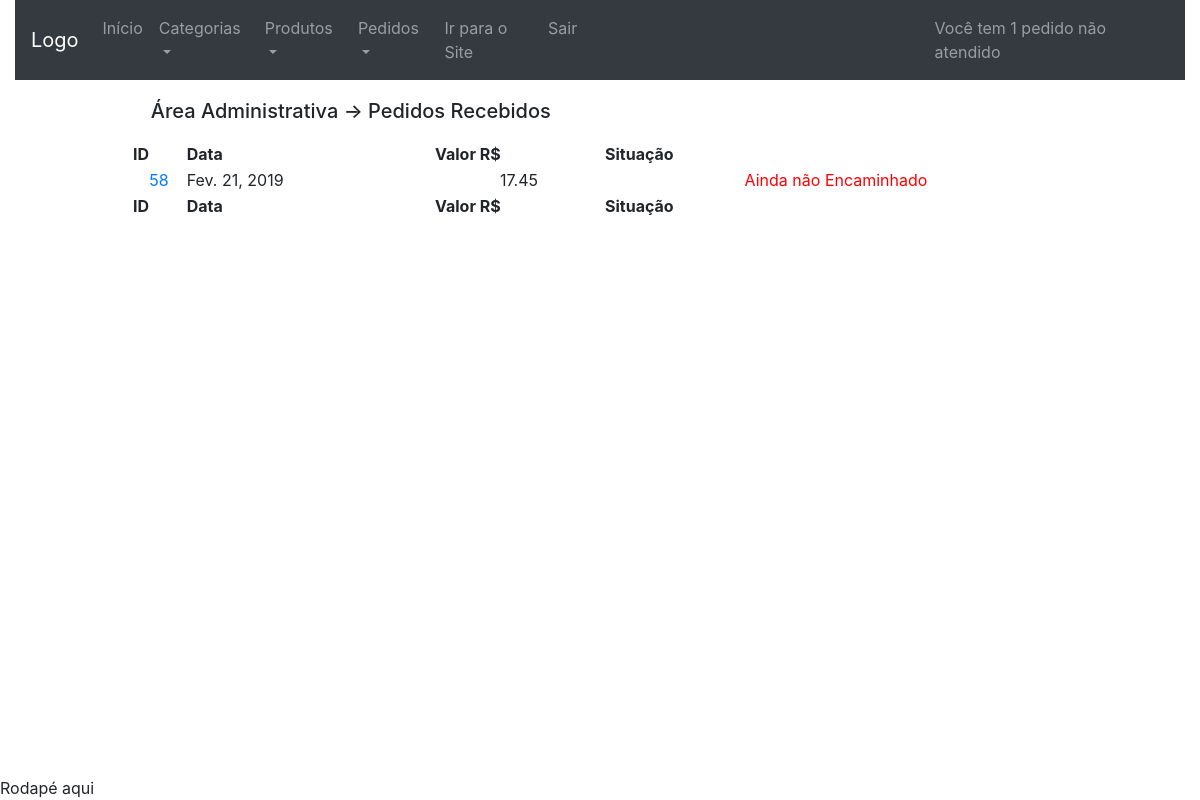
The app's page /area_administrativa/ (signed in) with its own data.
### checkout/models.py (models this page shows, shortened)
class Order(models.Model):
	date = models.DateField(default=date.today, editable=False)
	value = models.DecimalField('Valor R$', max_digits=10,
		decimal_places=2, default=0)
	user = models.ForeignKey(User, on_delete=models.CASCADE,
		null=True, blank=True)
	delivery_address_is_the_same = models.BooleanField(
		verbose_name='Entregar no endereço cadastrado',
		default=True,
		blank=True)
	logradouro = models.CharField('Rua/Avenida', max_length=100,
		null=True, blank=True, default='')
	numero = models.CharField('Número', max_length=100,
		null=True, blank=True, default='')
	cep = models.CharField('CEP', max_length=10, null=True,
		blank=True, default='')
	complemento = models.CharField('Complamento', max_length=100,
		null=True, blank=True, default='')
	bairro = models.CharField('Bairro', max_length=100, null=True,
		blank=True, default='')
	cidade = models.CharField('Cidade', max_length=100, null=True,
		blank=True, default='')
	estado = models.CharField('Estado', max_length=100, null=True,
		blank=True, default='')
	transaction_id = models.CharField('ID da transação', max_length=100,
		null=True, blank=True)
	status_order = models.CharField('Status do Pedido', max_length=10,
		choices=STATUS_ORDER, default='A')
	status_pg = models.CharField('Status PagSeguro', max_length=10,
		choices=STATUS_PAGSEGURO, null=True, blank=True)
	sended = models.BooleanField(
		verbose_name='Enviado',
		default=False,
		blank=True)
	forwarded = models.BooleanField(
		verbose_name='Encaminhado',
		default=False,
		blank=True)
	money = models.DecimalField('Dinheiro R$', max_digits=10,
		decimal_places=2, default=0)
	class Meta:
		verbose_name = 'Pedido'
		verbose_name_plural = 'Pedidos'
		ordering = ['date']
	objects = models.Manager() # The default manager.
	orderManager = OrderManager()
	@staticmethod
	def getNoForwardeds(ordersSendeds):
		total = 0
		for order in ordersSendeds:
			if order.forwarded == False:
				total = total + 1
		return total

### dashboard_admin/views.py (the view)
# urls.py: path('', views.index, name='index'),
@login_required
def index(request):
	ordersSendeds = noForwardedsInfo(request)
	user = User.objects.get(id=request.user.id)
	context = {
		'orders': ordersSendeds,
	}
	if user.is_staff:
		return render(request, 'dashboard_admin/index.html',
			context)
	else:
		return HttpResponse('Acesso não permitido!')

### dashboard_admin/templatetags/da_tags.py (called while the page is built)
@register.simple_tag
def forwarded(value):
	if value:
		return 'Foi Encaminhado'
	else:
		return 'Ainda não Encaminhado'

### dashboard_admin/views.py (called while the page is built)
def noForwardedsInfo(request):
	ordersSendeds = Order.objects.filter(sended=True)
	request.session['no_forwarded'] = Order.getNoForwardeds(ordersSendeds)
	return ordersSendeds

### dashboard_admin/templates/dashboard_admin/index.html (shortened to what this page needs)
{% extends 'dashboard_admin/base.html' %}
{% load widget_tweaks %}
{% load da_tags %}
{% block conteudo %}
<div class="panel panel-default table-two-column panel-large">
	{% block dashboard_title %}
	<div class="panel-heading" style="margin: 2%;">
		<h5>Área Administrativa -> Pedidos Recebidos </h5>
	</div>
	{% endblock %}
	<div class="panel-body">
		<table id="table" class="display" cellspacing="0"
		        width="100%">
		    <thead>
		      <tr>
		        <th>ID</th>
		        <th>Data</th>
		        <th>Valor R$</th>
		        <th>Situação</th>
		      </tr>
		    </thead>
		    <tfoot>
		      <tr>
		      	<th>ID</th>
		        <th>Data</th>
		        <th>Valor R$</th>
		        <th>Situação</th>
		      </tr>
		    </tfoot>
		    <tbody>
				{% for order in orders %}
				<tr>
					<td style="text-align: center;">
						<a href="{% url 'dashboard_admin:order_datail' order.id %}"
						title="Detalhes">
					  	{{ order.id }}
						</a>
					</td>
					<td>
						{{ order.date }}
					</td>
					<td style="text-align: center;">
						{{ order.value }}
					</td>
					<td style="text-align: center;
					{% if order.forwarded %}
						color: blue
					{% else %}
						color: red
					{% endif %} ">
					{% forwarded order.forwarded %}
					</td>
				</tr>
				{% endfor %}
		    </tbody>
		</table>
	</div>
</div>
{% endblock %}

### dashboard_admin/static/dashboard_admin/css/extra.css (style rules this page uses)
.panel-large { width: 80%; margin: auto; }

### records on screen
Order: id "58", date "Fev. 21, 2019", value "17.45", forwarded "Ainda não Encaminhado"

### other values on screen
{{ request.session.no_forwarded }} "1"
